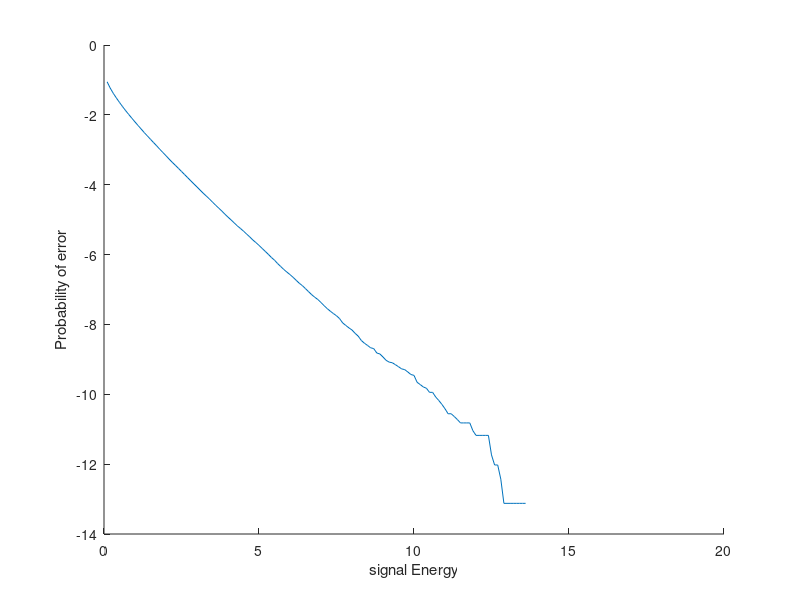

Write the MATLAB code that produced this figure.
clear
nmsg = 500000;
nrcv = 3;
m = rand(nmsg, 1);
p0 = 0.5;
p1 = 1 - p0;
m(m < p0) = 0;
m(m >= p0) = 1;
mu = [0 0 0];
rho = [1 0.5 0.5; 0.5 1 0.5; 0.5 0.5 1];
sigma = [1 0 0; 0 1 0; 0 0 1];
for i = 1:nrcv
    for j = 1:nrcv
        if i ~= j
            sigma(i, j) = rho(i, j) * sigma(i, i) * sigma(j, j);
        end
    end
end
w = 2 * (rho(1,2)^2 + rho(1,3)^2 + rho(2,3)^2 - 2*rho(1,2)*rho(1,3)*rho(2,3) - 1);
a = [rho(2,3)^2-1, rho(1,3)^2-1, rho(1,2)^2-1, rho(1,2)-rho(1,3)*rho(2,3), rho(1,3)-rho(1,2)*rho(2,3), rho(2,3) - rho(1,2)*rho(1,3)];
N = mvnrnd(mu, sigma, nmsg);
E = 0.1:0.1:15;
s = zeros(nmsg, 1);
R = zeros(nmsg, nrcv);
m_hat = zeros(nmsg, 1);
pe = zeros(1, 150);
for i = 1:150
    s(m == 0) = sqrt(E(i));
    s(m == 1) = -sqrt(E(i));
    s = repmat(s(:,1),1,3);
    R = N + s;
    R = R';
    thresh = 0;
    r1 = R(1,:);
    r2 = R(2,:);
    r3 = R(3,:);
    likely = r1 + r2 + r3;
    m_hat(likely >= thresh) = 0;
    m_hat(likely < thresh) = 1;
    pe(i) = (length(find(m ~= m_hat))/nmsg);
end
figure;
hold on;
plot(E,log(pe),'DisplayName','H-F-C');
xlabel('signal Energy');
ylabel('Probability of error');
